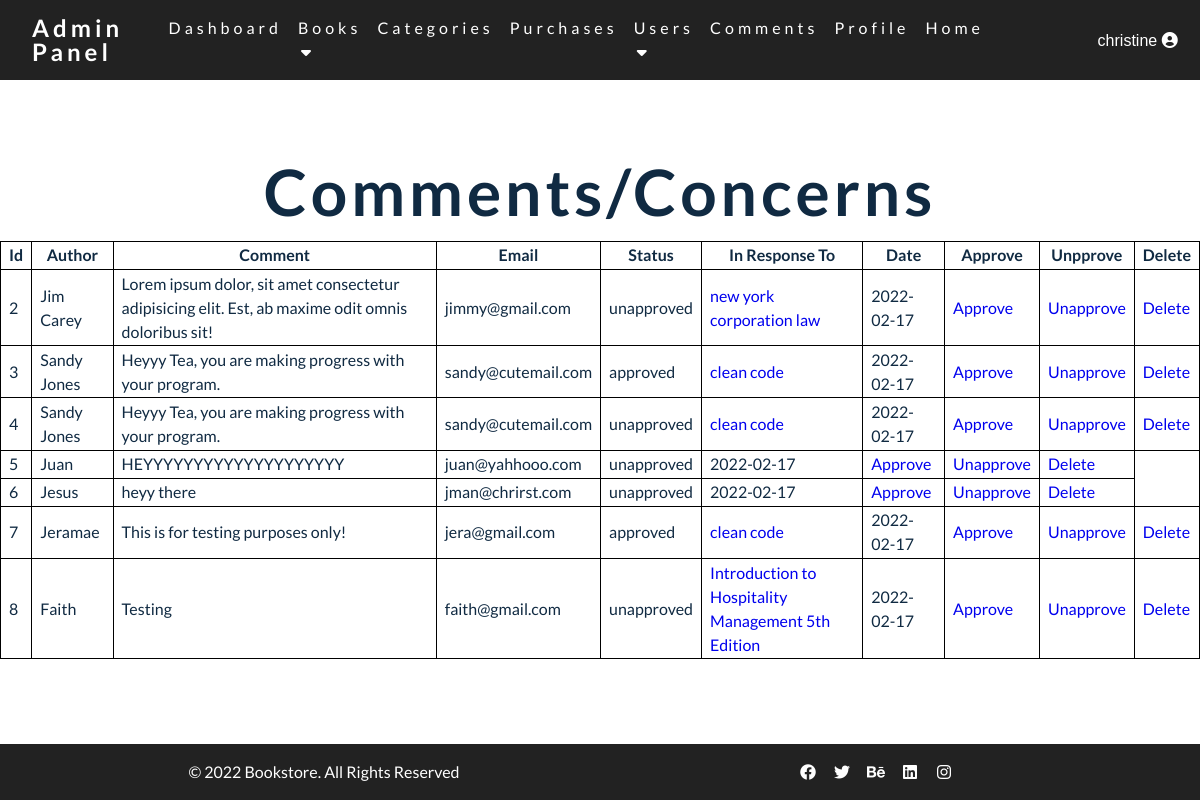
/admin/comments.php (signed in), run on an earlier commit of the app's database.
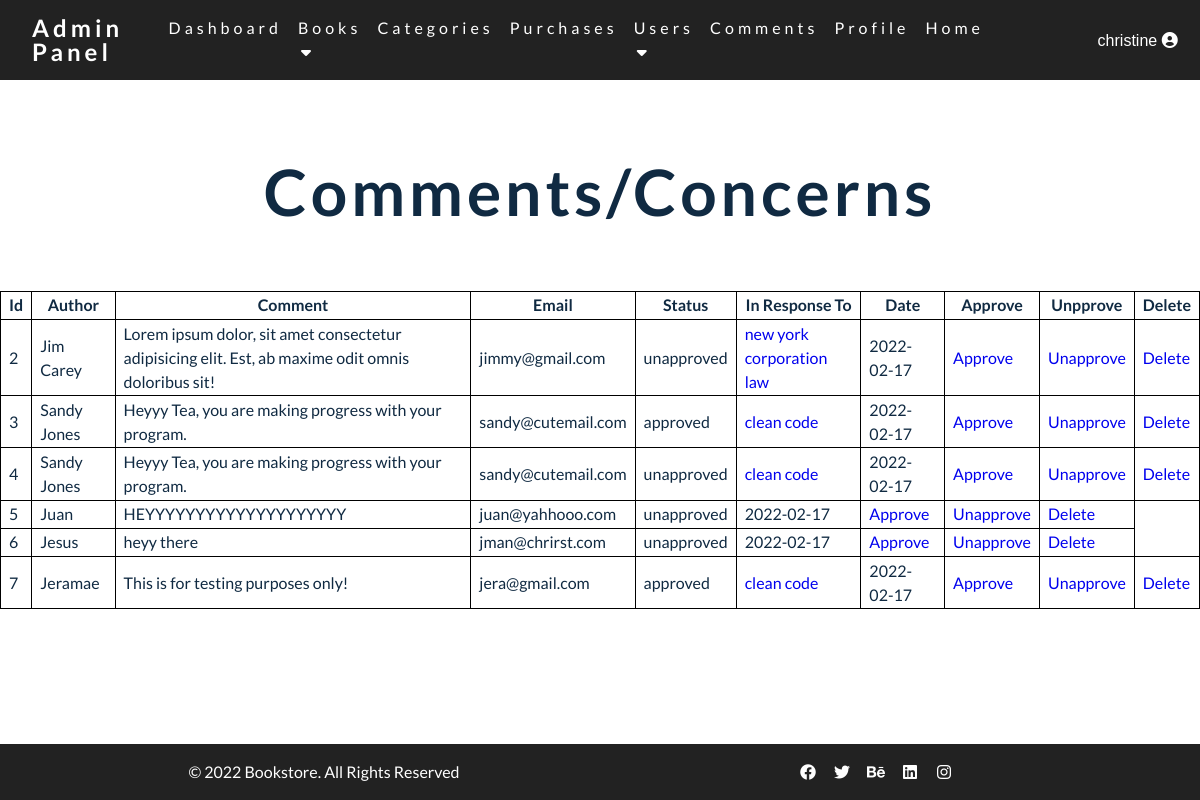
And on a later commit of the database.
### tables this page shows
CREATE TABLE `comments` (
  `comment_id` int(3) NOT NULL,
  `comment_post_id` int(3) NOT NULL,
  `comment_author` varchar(255) NOT NULL,
  `comment_email` varchar(255) NOT NULL,
  `comment_content` text NOT NULL,
  `comment_status` varchar(255) NOT NULL,
  `comment_date` date NOT NULL
);

CREATE TABLE `books` (
  `book_id` int(3) NOT NULL,
  `book_category_id` int(3) NOT NULL,
  `book_name` varchar(255) NOT NULL,
  `book_publisher` varchar(255) NOT NULL,
  `book_price` float NOT NULL,
  `book_author` varchar(255) NOT NULL,
  `book_image` text NOT NULL,
  `book_tags` varchar(255) NOT NULL,
  `book_status` varchar(255) NOT NULL DEFAULT 'draft',
  `book_comment_count` int(11) NOT NULL,
  `upload_date` varchar(11) NOT NULL
);

### admin/includes/view_all_comments.php (the view, shortened to what this page needs)
<table border="1" >
  <thead>
    <tr>
      <th>Id</th>
      <th>Author</th>
      <th>Comment</th>
      <th>Email</th>
      <th>Status</th>
      <th>In Response To</th>
      <th>Date</th>
      <th>Approve</th>
      <th>Unpprove</th>
      <th>Delete</th>
    </tr>
  </thead>
  <tbody>
    <?php
      $stmt = "SELECT * FROM comments";
      $fetch_comments = mysqli_query($connection, $stmt);
      while($row = mysqli_fetch_assoc($fetch_comments)) {
        $comment_id = $row['comment_id'];
        $comment_post_id = $row['comment_post_id'];
        $comment_author = $row['comment_author'];
        $comment_email = $row['comment_email'];
        $comment_content = $row['comment_content'];
        $comment_status = $row['comment_status'];
        $comment_date = $row['comment_date'];
        echo "<tr>";
        echo "<td>{$comment_id}</td>";
        echo "<td>{$comment_author}</td>";
        echo "<td>{$comment_content}</td>";
        echo "<td>{$comment_email}</td>";
        echo "<td>{$comment_status}</td>";
        $stmt = "SELECT * FROM books WHERE book_id = $comment_post_id ";
        $select_post_id_query = mysqli_query($connection, $stmt);
        while($row = mysqli_fetch_array($select_post_id_query)){
          $book_id = $row['book_id'];
          $book_name = $row['book_name'];
          echo "<td><a href='../single-book.php?b_id=$book_id'> $book_name </a></td>";
        }
        echo "<td>{$comment_date}</td>";
        echo "<td><a href='comments.php?approve={$comment_id}'>Approve</a></td>";
        echo "<td><a href='comments.php?unapprove={$comment_id}'>Unapprove</a></td>";
        echo "<td><a onClick=\"javascript: return confirm('Are you sure you want to delete?'); \"  href='comments.php?delete={$comment_id}'>Delete</a></td>";
        echo "</tr>";
      }
    ?>
  </tbody>
</table>

What changed in the data, as far as the page shows it:
removed comments: comment_id "8", comment_author "Faith", comment_content "Testing", comment_email "faith@gmail.com", comment_status "unapproved", comment_date "2022-02-17"
no longer on this page (row unchanged): books: book_name "Introduction to Hospitality Management 5th Edition", shown under "8"
